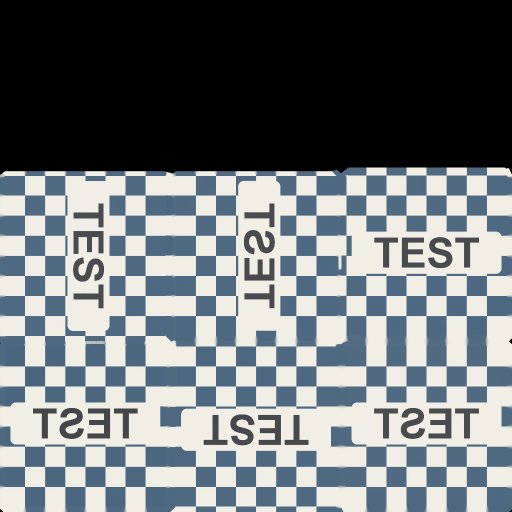
#> input picture assets/props/_test_cube/body_albedo.png, 1024 x 1024 px (shown at 1/2 size)
$ python -i fittings.py   (imports and definitions only)
#> lines starting #> are read from the running program, lines starting #| are printed output that depends on the picture
"""Visual-only fittings the CAD export lacks, placed flush on the source shells.

Covers the lower-back ribbed panel, upper-back controls, thigh back cover and base
light strips seen on the real robot. Nothing here has mass or contacts.
"""

import hashlib
import json
import xml.etree.ElementTree as ET
from pathlib import Path

import numpy as np
import trimesh
from PIL import Image, ImageDraw
from scipy import ndimage, sparse
from scipy.interpolate import RegularGridInterpolator
from scipy.sparse.linalg import spsolve
from scipy.spatial.transform import Rotation

PARAMS = {
    "version": 7,
    "raster": 0.001,
    "cell": 0.002,
    "panel_inset": 0.003,
    "panel_thickness": 0.002,
    "panel_margin": 0.003,
    "rim": [0.004, 0.008],
    "rib_y": [-0.07, -0.035, 0.0, 0.035, 0.07],
    "rib_width": 0.008,
    "rib_height": 0.0025,
    "rib_end_margin": 0.012,
    "corner_z": [0.141, 0.173],
    "corner_width": 0.006,
}
SOURCE_MESHES = ("torso_Link", "base_link")
VISUAL = {"contype": "0", "conaffinity": "0", "mass": "0", "group": "1"}
# Hole centres (y, z) in the torso frame with the shell samples used to fit the
# surface across each hole: a ring (inner, outer radius) or, for the thin slit,
# bands above and below it (half width, gap from centre, band height).
HOLES = {
    "estop": ((0.0355, 0.3465), {"ring": (0.020, 0.032)}),
    "ports": ((-0.0205, 0.346), {"ring": (0.031, 0.042)}),
    "led": ((-0.0855, 0.349), {"ring": (0.013, 0.025)}),
    "plug": ((0.0855, 0.349), {"ring": (0.010, 0.022)}),
    "slit": ((0.0, 0.3685), {"band": (0.024, 0.003, 0.005)}),
}
# Regions (centre y, z, half y, half z) without shell, excluded from plane fits.
HOLE_BOXES = [
    (0.0355, 0.3465, 0.0195, 0.0175),
    (-0.0205, 0.346, 0.0290, 0.0125),
    (-0.0855, 0.349, 0.0120, 0.0120),
    (0.0855, 0.349, 0.0095, 0.0095),
    (0.0, 0.3685, 0.0255, 0.0030),
]
# Upper-back controls: name and material without their fit_/fa_ prefixes, hole,
# geom type, size and centre offset along the outward normal.
CONTROLS = [
    ("estop_collar", "black", "estop", "cylinder", (0.0185, 0.002), -0.0012),
    ("estop_stem", "estop_red", "estop", "cylinder", (0.015, 0.0045), 0.005),
    ("estop_cap", "estop_red", "estop", "ellipsoid", (0.015, 0.015, 0.0028), 0.0095),
    ("ports_block", "black", "ports", "box", (0.0273, 0.0108, 0.004), -0.0055),
    ("port_neg_y", "graphite", "ports", "box", (0.0095, 0.0072, 0.0015), -0.0018),
    ("port_pos_y", "graphite", "ports", "box", (0.0095, 0.0072, 0.0015), -0.0018),
    ("port_neg_y_socket", "black", "ports", "box", (0.0062, 0.0042, 0.0004), -0.0001),
    ("port_pos_y_socket", "black", "ports", "box", (0.0062, 0.0042, 0.0004), -0.0001),
    ("port_neg_y_led", "led_green", "ports", "cylinder", (0.0012, 0.0004), 0.0001),
    ("led_ring", "led_blue", "led", "cylinder", (0.0098, 0.0015), -0.0012),
    ("led_center", "graphite", "led", "cylinder", (0.0062, 0.0015), -0.0009),
    ("plug", "black", "plug", "cylinder", (0.0072, 0.002), -0.0023),
    ("slit", "black", "slit", "box", (0.0237, 0.0013, 0.002), -0.0025),
]
# In-plane offsets from the hole centre; on the back shell frame x points to -y.
OFFSETS = {
    "port_neg_y": (0.013, 0),
    "port_pos_y": (-0.013, 0),
    "port_neg_y_socket": (0.013, 0),
    "port_pos_y_socket": (-0.013, 0),
    "port_neg_y_led": (0.0208, 0.0048),
}


# [11 lines left out: functions _parts, _terms, not called in this run]


class _Grid:
    """Raster over the (y, z) plane; row 0 is the lowest z."""

    # [280 lines left out: functions __init__, coverage, outer_x, surface, _frame, _slab and 5 more, not called in this run]


def _as_frame(point, normal):
    return {"point": point.round(5).tolist(), "normal": normal.round(5).tolist()}


def build_fittings(source, out_dir):
    """Generate curved fitting meshes and flush placements, cached by source hash."""
    source, out_dir = Path(source), Path(out_dir)
    out_dir.mkdir(parents=True, exist_ok=True)
    digest = _digest(source, PARAMS)
    manifest = out_dir / "fittings.json"
    if manifest.exists():
        info = json.loads(manifest.read_text())
        if info.get("digest") == digest and all(
            Path(f).exists() for f in info["meshes"].values()
        ):
            return info
    torso, base = _parts(source, "torso_Link"), _parts(source, "base_link")
    panel, ribs, panel_report = _back_panel(torso, PARAMS)
    meshes = {"fit_back_panel": panel}
    meshes.update({f"fit_back_rib_{i}": rib for i, rib in enumerate(ribs)})
    for side, label in ((1, "left"), (-1, "right")):
        meshes[f"fit_base_corner_led_{label}"] = _corner_strip(base[1], side, PARAMS)
    files = {}
    for name, mesh in meshes.items():
        files[name] = str(out_dir / f"{name}.stl")
        mesh.export(files[name])
    grid = _Grid((-0.2, 0.25, 0.2, 0.45), 0.001)
    outer = grid.outer_x(torso[3], -1)
    frames = {
        name: _as_frame(*grid.surface(outer, -1, center, region, HOLE_BOXES))
        for name, (center, region) in HOLES.items()
    }
    frames["base_slot"] = _slot_frame(base[1])
    info = {
        "digest": digest,
        "meshes": files,
        "frames": frames,
        "back_panel": panel_report,
    }
    manifest.write_text(json.dumps(info, indent=2))
    return info


def _quat(matrix):
    x, y, z, w = Rotation.from_matrix(matrix).as_quat()
    return f"{w:.7g} {x:.7g} {y:.7g} {z:.7g}"


def _vec(v):
    return " ".join(f"{a:.7g}" for a in v)


# [61 lines left out: function attach_fittings, not called in this run]

>>> import cv2
>>> picture = cv2.imread('../assets/props/_test_cube/body_albedo.png', cv2.IMREAD_GRAYSCALE)
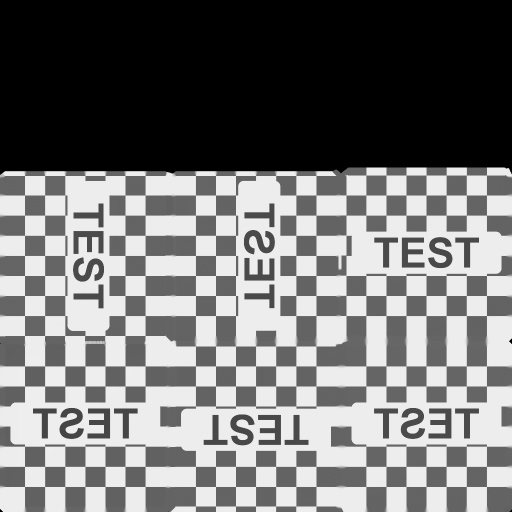
#> picture: shape (1024, 1024) (shown at 1/2 size); min 0, max 238, mean 117
>>> result = build_fittings(picture, 'out.png')
#> (the run stopped early here; a loop or call above may not have finished)
